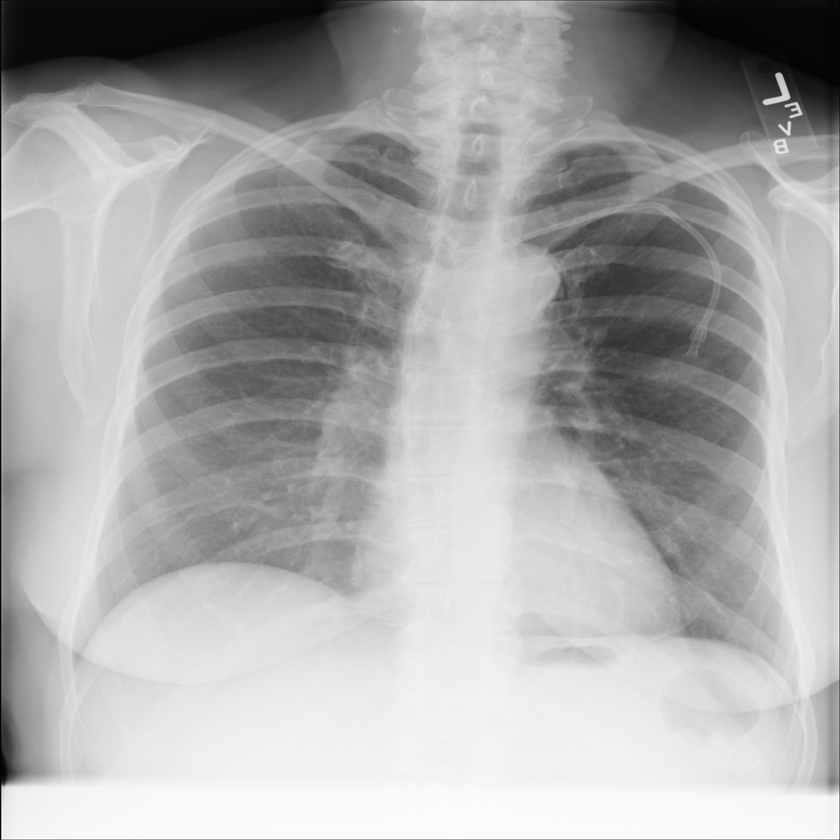
#> input picture xray.png, 840 x 840 px, shrunk from 1024 x 1024 before the run, found by its file name
$ jupyter execute Q2.ipynb
#> lines starting #> are read from the running program, lines starting #| are printed output that depends on the picture; long printed decimals are rounded
[cell 1]
#importing libraries
import cv2
import numpy as np
import matplotlib.pyplot as plt
from math import log10, sqrt

img = cv2.imread(r"C:\Users\umasr\Downloads\xray.png", 0)
#> img is the input picture: shape (840, 840); min 0, max 255, mean 170.1

#applying fourier transform to convert img to frequency domain
f = np.fft.fft2(img)
fshift = np.fft.fftshift(f)

#Create lowpass filters
# a. box filter
rows, cols = img.shape
#> rows = 840; cols = 840
crow, ccol = rows // 2, cols // 2
#> crow = 420; ccol = 420
box_filter = np.zeros((rows, cols), np.uint8)
box_filter[crow - 10: crow + 10, ccol - 10: ccol + 10] = 1

#b.gaussian filter
rows, cols = img.shape
crow, ccol = rows // 2, cols // 2
x = np.arange(cols)
#> x = 840 values from 0 to 839
y = np.arange(rows)
#> y = 840 values from 0 to 839
X, Y = np.meshgrid(x, y)
gaussian_filter = np.sqrt((X - ccol) ** 2 + (Y - crow) ** 2)


#c.butterworth filter
rows, cols = img.shape
crow, ccol = rows // 2, cols // 2
D0 = 50
n = 2
x = np.arange(cols)
y = np.arange(rows)
X, Y = np.meshgrid(x, y)
D = np.sqrt((X - ccol) ** 2 + (Y - crow) ** 2)
butterworth_filter = 1 / (1 + (D / D0) ** (2 * n))

#apply filter to image in frequency domain
filtered_box = fshift * box_filter
filtered_gaussian = fshift * gaussian_filter
filtered_butterworth = fshift * butterworth_filter

#aplly inverse fourier transform to get original image back from frequency domain
img_box = np.fft.ifft2(np.fft.ifftshift(filtered_box)).real
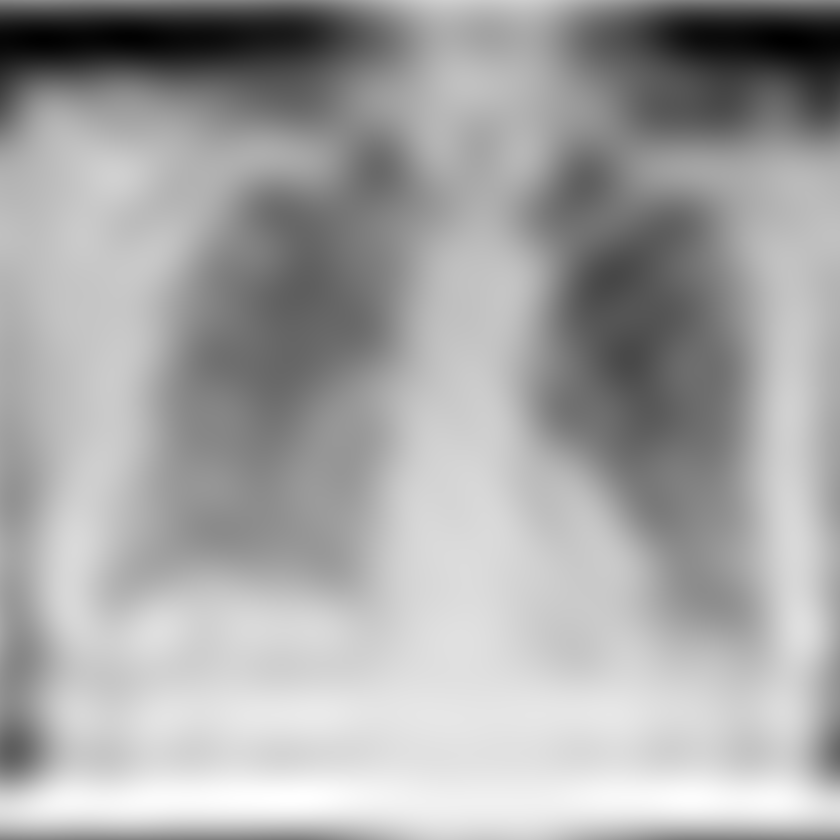
#> img_box: shape (840, 840) float64; min -21.27, max 272.6, mean 170.1; drawn with min black and max white
img_gaussian = np.fft.ifft2(np.fft.ifftshift(filtered_gaussian)).real
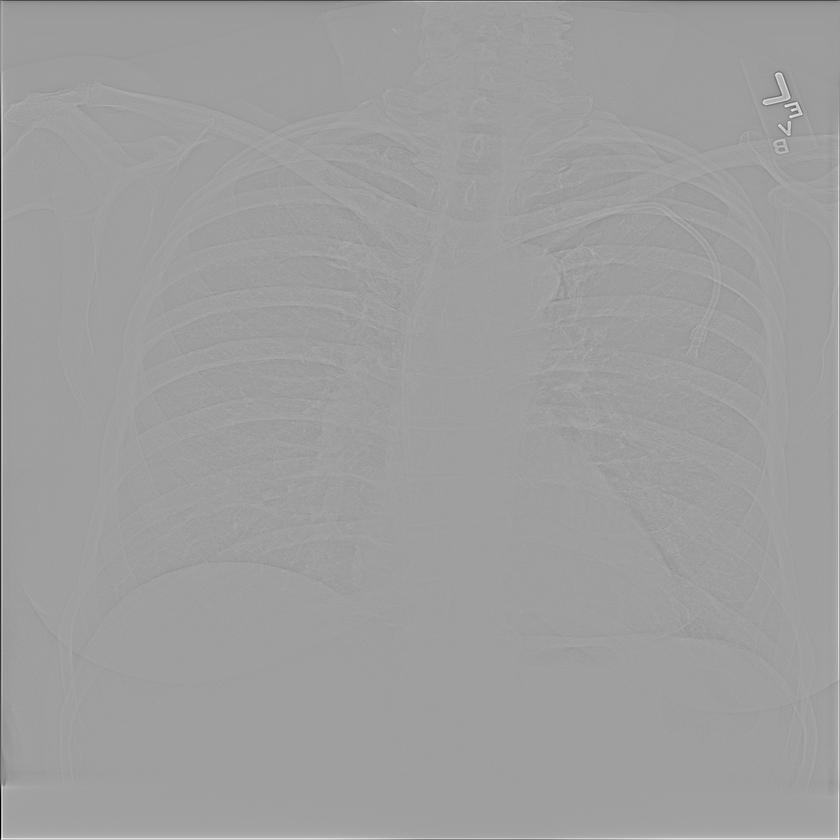
#> img_gaussian: shape (840, 840) float64; min -33864.8, max 20501.5, mean 0; drawn with min black and max white
img_butterworth = np.fft.ifft2(np.fft.ifftshift(filtered_butterworth)).real


#display filtered images
plt.subplot(131),plt.imshow(img_box, cmap = 'gray')
plt.title('Box Filter'), plt.xticks([]), plt.yticks([])
plt.subplot(132),plt.imshow(img_gaussian, cmap = 'gray')
plt.title('Gaussian Filter'), plt.xticks([]), plt.yticks([])
plt.subplot(133),plt.imshow(img_butterworth, cmap = 'gray')
plt.title('Butterworth Filter'), plt.xticks([]), plt.yticks([])
plt.show()
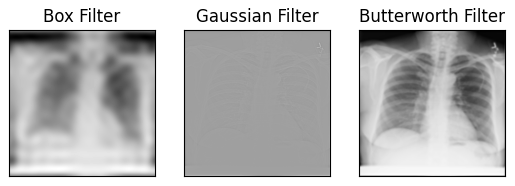
#> figure drawn by matplotlib, 3 panels

#save filtered files
cv2.imwrite('box_filtered_image.png', img_box)
cv2.imwrite('gaussian_filtered_image.png', img_gaussian)
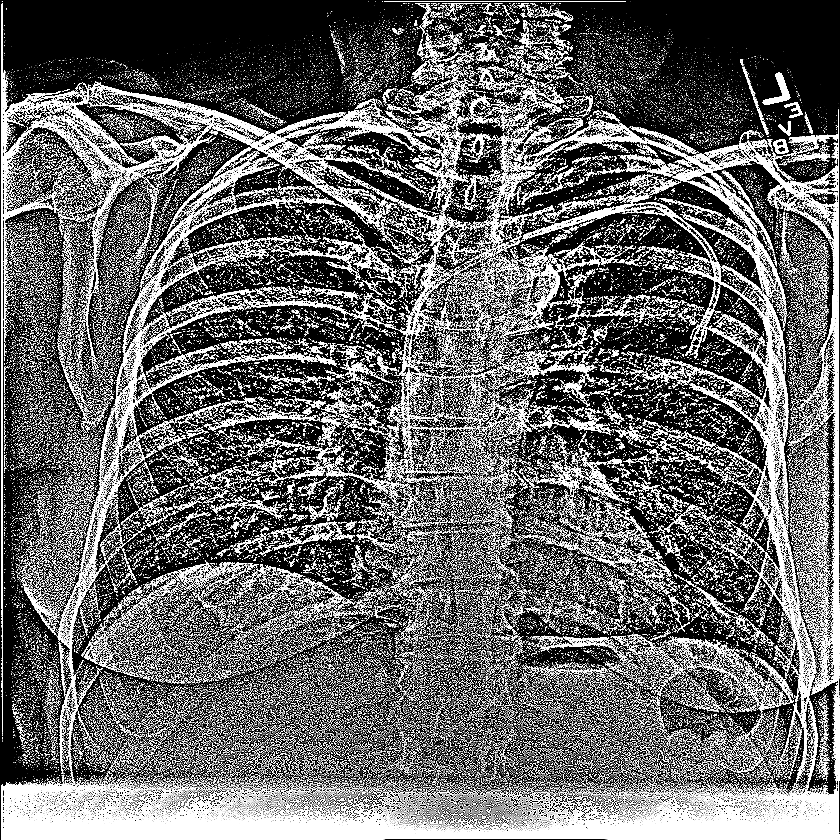
#> saved as gaussian_filtered_image.png: shape (840, 840); min 0, max 255, mean 104.1
cv2.imwrite('butterworth_filtered_image.png', img_butterworth)
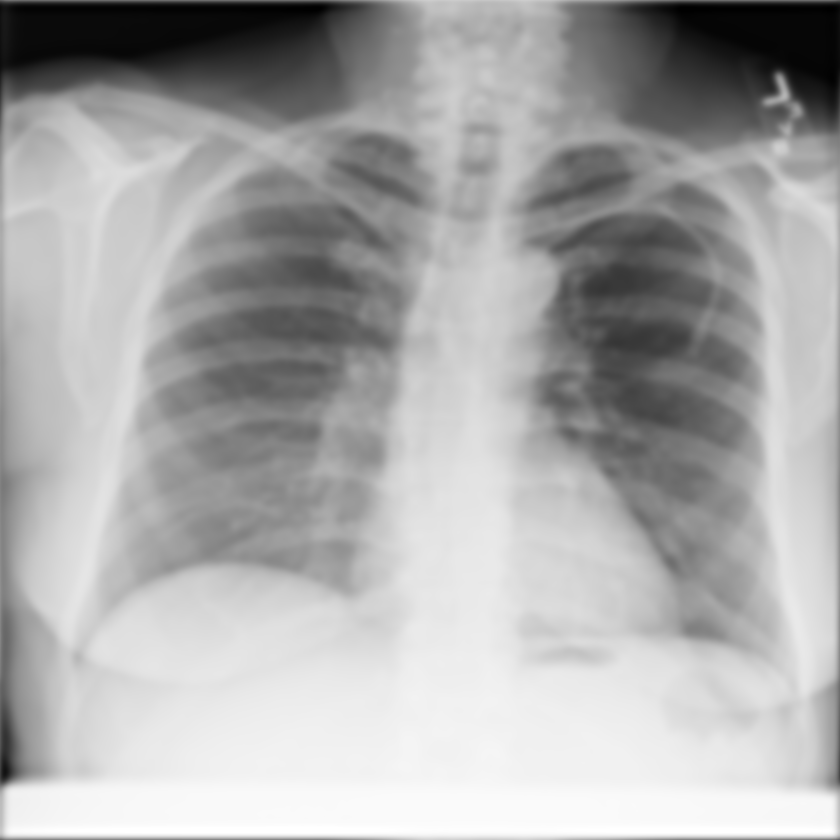
#> saved as butterworth_filtered_image.png: shape (840, 840); min 0, max 255, mean 170.1

#Finding out SNR and RMSE values
def calculate_snr(img, filtered_img):
    mse = np.mean((img - filtered_img) ** 2)
    return 10 * log10(np.mean(img ** 2) / mse)

def calculate_rmse(img, filtered_img):
    return sqrt(np.mean((img - filtered_img) ** 2))

print('SNR (Box Filtered Image):', calculate_snr(img, filtered_box))
#| SNR (Box Filtered Image): -82.525
print('RMSE (Box Filtered Image):', calculate_rmse(img, filtered_box))
#| RMSE (Box Filtered Image): 138932.961
print('SNR (Gaussian Filtered Image):', calculate_snr(img, filtered_gaussian))
#| SNR (Gaussian Filtered Image): -97.824
print('RMSE (Gaussian Filtered Image):', calculate_rmse(img, filtered_gaussian))
#| RMSE (Gaussian Filtered Image): 808587.960
print('SNR (Butterworth Filtered Image):', calculate_snr(img, filtered_butterworth))
#| SNR (Butterworth Filtered Image): -82.506
print('RMSE (Butterworth Filtered Image):', calculate_rmse(img, filtered_butterworth))
#| RMSE (Butterworth Filtered Image): 138631.638
